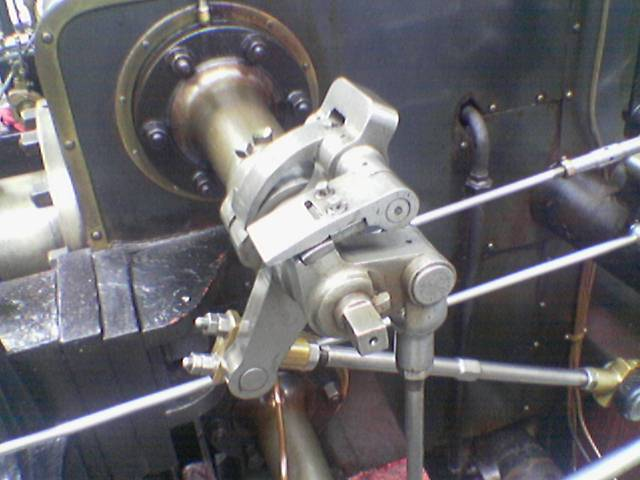
//> input picture 02. Linear Filtering/gear.jpg, 640 x 480 px
$ ./hw04_Diagonal_Sobel_filter   (built with g++ and OpenCV 4)
//> lines starting //> are read from the running program, lines starting //| are printed output that depends on the picture
#include <iostream>
using namespace std;

#include "opencv2/core/core.hpp"
#include "opencv2/highgui/highgui.hpp"
#include "opencv2/imgproc/imgproc.hpp"
using namespace cv;

int myKernelConv3x3(uchar *arr, int kernel[3][3], int x, int y, int width, int height);
Mat myDiagonalSobelFilter(Mat srcImg);

int main()
{
    // Step 0
    Mat original_gray_img = imread("gear.jpg", 0);
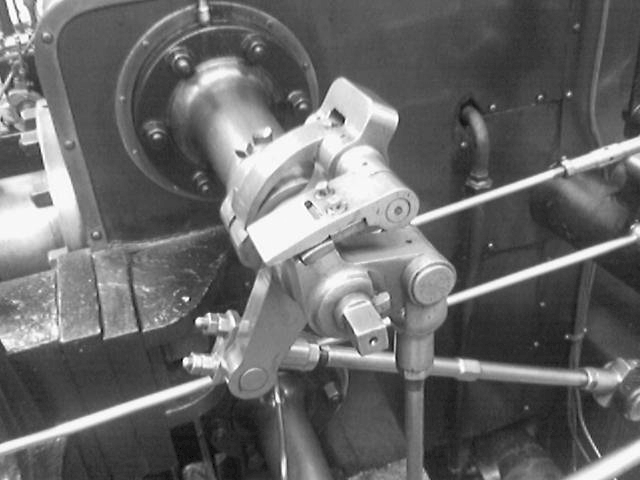
//> original_gray_img: 480 rows x 640 cols, CV_8UC1; min 0, max 255, mean 105.8
    imshow("original_gray_img", original_gray_img);

    // Step 1
    Mat filtered_img = myDiagonalSobelFilter(original_gray_img);
    imshow("filtered_img", filtered_img);

    // Etc
    waitKey(0);
    destroyWindow("original_gray_img");
    destroyWindow("filtered_img");

    return 0;
}

int myKernelConv3x3(uchar *arr, int kernel[3][3], int x, int y, int width, int height)
{
    int sum = 0;
    int sumKernel = 0;

    // 특정 화소의 모든 이웃화소에 대해 계산하도록 반복문 구성
    for (int j = -1; j <= 1; j++)
    {
        for (int i = -1; i <= 1; i++)
        {
            if ((y + j) >= 0 && (y + j) < height && (x + i) >= 0 && (x + i) < width)
            // 영상 가장자리에서 영상 밖의 화소를 읽지 않도록 하는 조건문
            {
                sum += arr[(y + j) * width + (x + i)] * kernel[i + 1][j + 1];
                sumKernel += kernel[i + 1][j + 1];
            }
        }
    }
    if (sumKernel != 0)
    {
        // 합이 1로 정규화되도록 하여 영상의 밝기변화 방지
        return sum / sumKernel;
    }
    else
    {
        return sum;
    }
}

Mat myDiagonalSobelFilter(Mat srcImg)
{
    int kernel45[3][3] = {0, 1, 2,
                          1, 0, -1,
                          -2, -1, 0}; // 3x3 형태의 45도 대각선 방향 Sobel 마스크 배열
    int kernel135[3][3] = {2, 1, 0,
                           -1, 0, 1,
                           0, -1, -2}; // 3x3 형태의 135도 대각선 방향 Sobel 마스크 배열

    Mat dstImg(srcImg.size(), CV_8UC1);
    uchar *srcData = srcImg.data;
    uchar *dstData = dstImg.data;
    int width = srcImg.cols;
//> width = 640
    int height = srcImg.rows;
//> height = 480

    for (int y = 0; y < height; y++)
    {
        for (int x = 0; x < width; x++)
        {
            dstData[y * width + x] = (abs(myKernelConv3x3(srcData, kernel45, x, y, width, height)) +
                                      abs(myKernelConv3x3(srcData, kernel135, x, y, width, height))) /
                                     2;
            // 두 에지 결과의 절대값 합 형태로 최종결과 도출
        }
    }
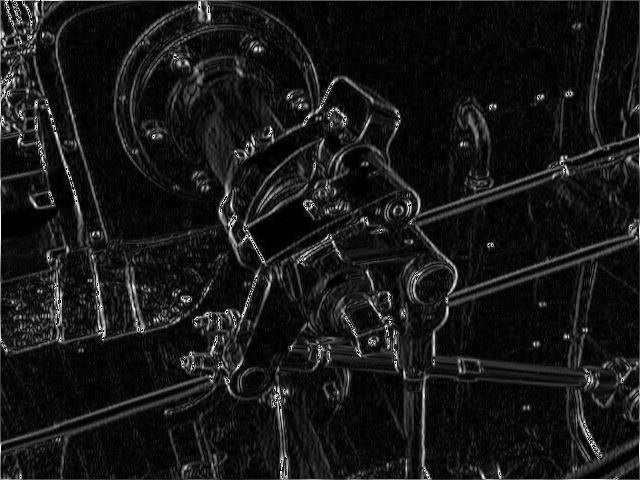
//> dstImg: 480 rows x 640 cols, CV_8UC1; min 0, max 255, mean 23.4

    return dstImg;
}
